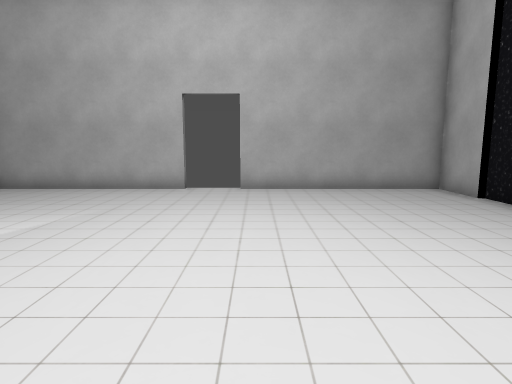
[1] (above)

12 first-person views from a walk through a Godot game level. The camera is 1.5 m above the floor, tilts 8° down and sees 75° across. The floor is counted in squares, 1 m on a side. Each view is taken from the middle of a square. On the plan, view 1 faces up. The plan holds only what a view shows up to about 15 squares ahead; the rest is blank. Some surface patterns are stand-ins.

[2]
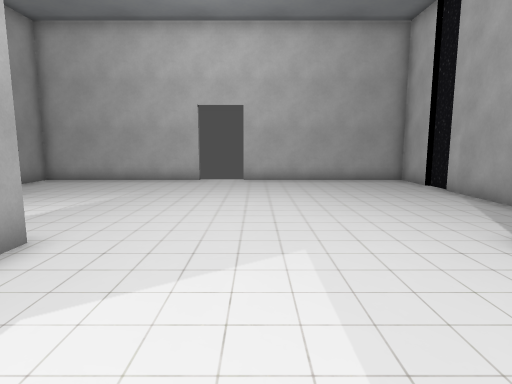

[3]
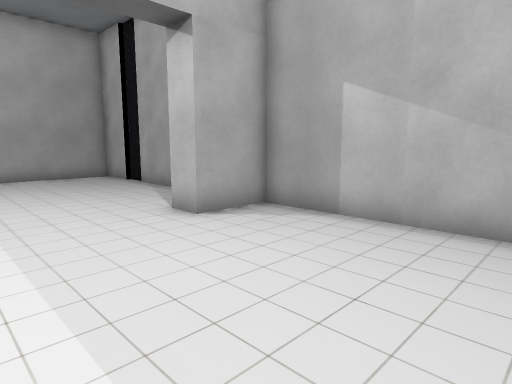

[4]
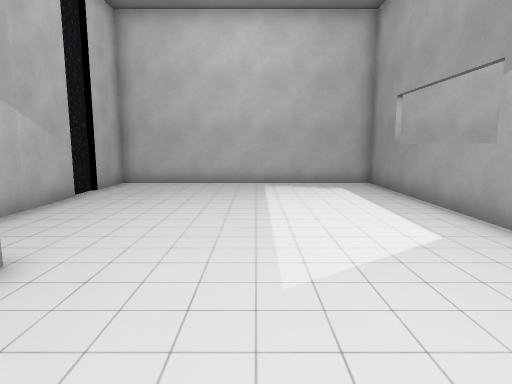

[5]
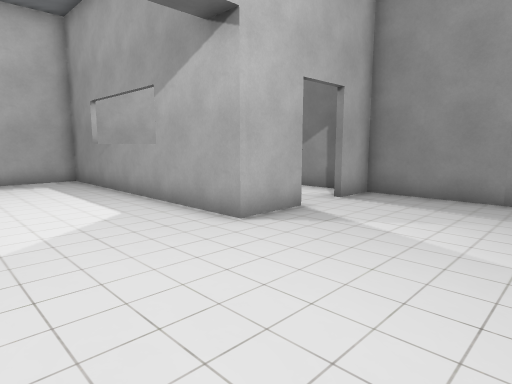

[6]
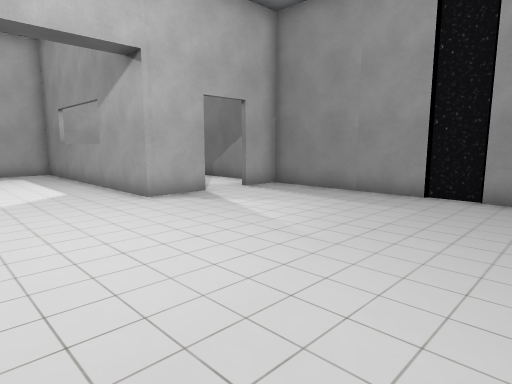

[7]
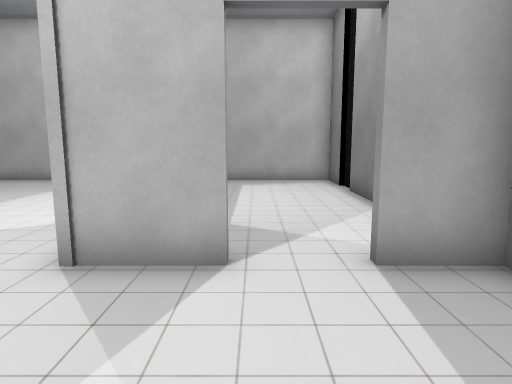

[8]
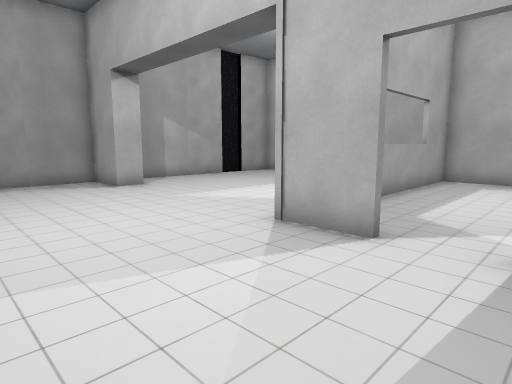

[9]
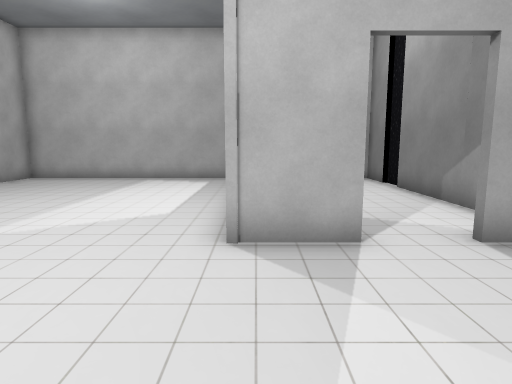

[10]
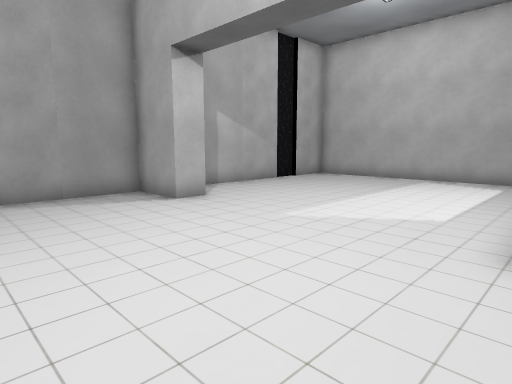

[11]
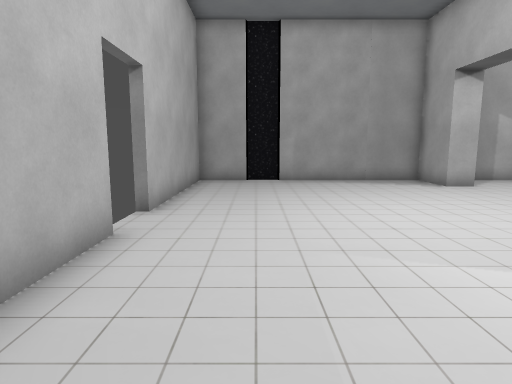

[12]
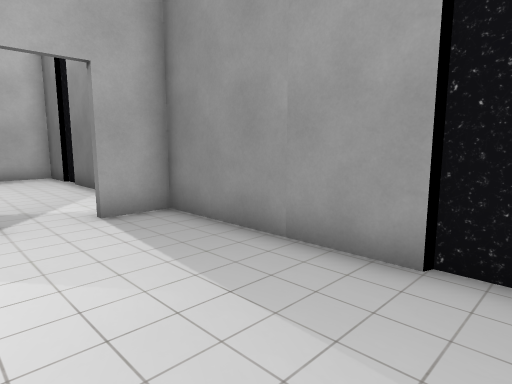

### Floor plan
Points are (right, up) in squares from view 1. A wall is a line through its corners. A room is listed if a view was taken in it or the views show most of it. See-through windows are left out.
Room 1 (views 1, 2, 3, 4, 5, 6, 7, 8, 9, 10, 11, 12)
walls: (-5.8, 2) (-3.5, 2) (-3.5, -8.4); (6.5, 8) (6.5, 9.4); (-2.4, 11.4) (-9.1, 11.4) (-9.1, 9.1); (6.3, 9.4) (6.3, 11.4) (-0.6, 11.4); (6.3, -4.8) (6.3, 1) (4.2, 1) (4.2, 2) (6.3, 2) (6.3, 8); (-9.1, 7.8) (-9.1, 2) (-7.5, 2); (-9.3, 9.1) (-9.3, 7.8); (6.5, -6.1) (6.5, -5); (-3.9, -8.3) (6.3, -8.3) (6.3, -6.1)
ways out: opening at (-6.5, 2) to room 2
Room 2 (no view inside)
walls: (-9.3, -5.4) (-9.3, -6.4); (-9.1, -6.4) (-9.1, -8.3) (-3.9, -8.3); (-9.1, 0.9) (-9.1, -5); (-3.7, -8.4) (-3.7, -2.5)
ways out: opening at (-6.5, 2) to room 1

Positions as (right, up) in squares from view 1, and headings:
1: (0, 0), facing up
2: (0, -3), facing up
3: (0, -5), facing up-right
4: (1, 5), facing down
5: (1, 7), facing down-left
6: (1, 11), facing down-left
7: (-6, 6), facing down
8: (-8, 7), facing down-right
9: (-4, 7), facing down
10: (-4, 7), facing down-right
11: (-8, 9), facing right
12: (-5, 9), facing down-left
